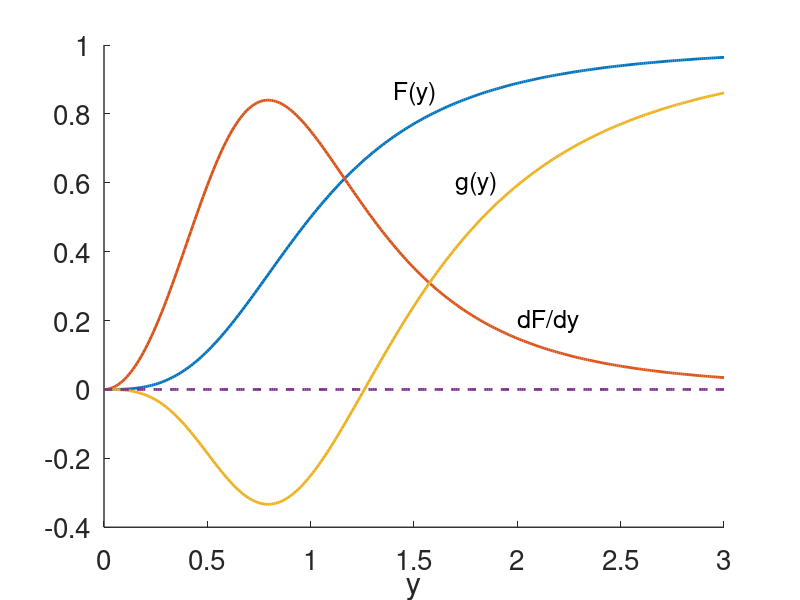

This chart was generated by the following MATLAB code:
% MG stability plot

clearvars
close all
clc

set(0,                           ...
   'defaultaxesfontsize', 20,   ...
   'defaultaxeslinewidth', 1.0, ...
   'defaultlinelinewidth', 2.0);
y = [0:.01:3];
n=3;

F = y.^n./(1+y.^n);
Fp = n*y.^(n-1)./((1+y.^n).^2);
g = F-y.*Fp;

figure(1)
plot(y,F,y,Fp,y,g,y,zeros(1,length(y)),'--')
xlabel('y')
text(1.4,.86,'F(y)','fontsize',18)
text(2,.2,'dF/dy','fontsize',18)
text(1.7,.6,'g(y)','fontsize',18)

box off
